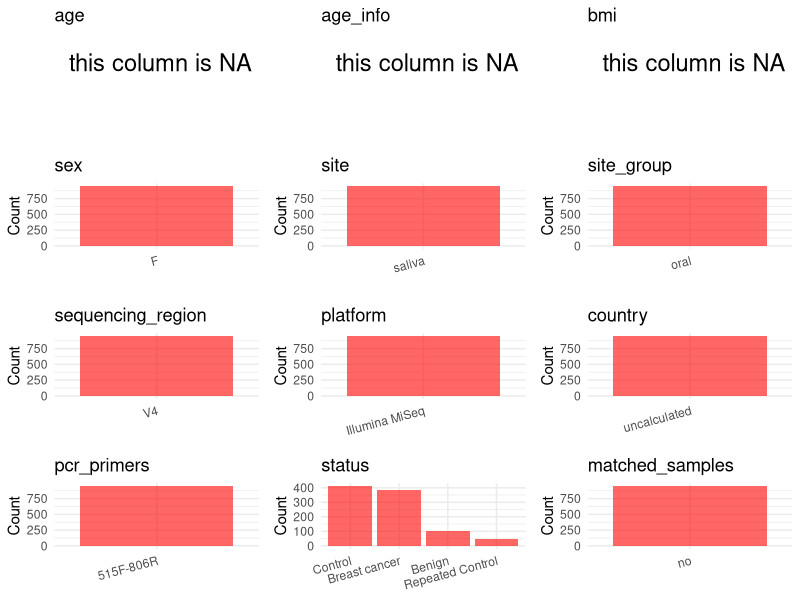

Source code (R): (Note: this script raises an error after producing the figure.)
## ---- chunk 1
# Load libraries
library(dplyr)
library(ggplot2)
library(cowplot)

# (1) Setting working directory
# EDIT HERE: change project_id for each study
project_id <- "PRJNA767189"

base_dir <- "/beegfs/huangxiaochang/global_oral/global-oral-microbiome/data/projects/"
setwd(file.path(base_dir, project_id))

# (2) Loading raw SRA metadata file
sra_file <- "SraRunTable.csv"
initial_meta <- read.csv("SraRunTable.csv", header = TRUE)

# (3) OPTIONAL: If extra metadata (e.g., Table.x or supplemental materials) are available from the article, you may need to merge the file with initial_meta manually. Below is example code for merging. Depending on the specific case of each study, you can customize the code as needed.
# supp_table <- read.csv("supplemental_table.csv", header = TRUE)
# initial_meta <- left_join(initial_meta, supp_table, by = merge_col_name)
## ---- chunk 2
# (1) Read the article in the following order: abstract, the beginning of the results section, and the methods. Understand the sample size, experimental design, and disease group overview. Clarify the sampling sites; for oral and gut samples, specify the exact sites like supragingival plaque, tongue, etc.

# (2) IMPORTANT: MUST go through each column of initial_meta
# head(initial_meta, 10)

# IMPORTANT: Check the unique values in the column of interest or query column.
# lapply(initial_meta[c('body_habitat', 'body_product', 'body_site')], table) # site
# table(initial_meta$host_subject_id) # subject id
# table(initial_meta$platform..exp.) # output is Illumina
# table(initial_meta$target_subfragment..exp.)
## ---- chunk 3
# (1) EDIT HERE: Parameter setup
# NOTE: This project has no lab control samples (blanks/positives) or non-human samples. Leave keywords empty to skip filtering.
control_column <- NA   # column name in initial_meta
# unique(initial_meta[[control_column]])  # uncomment to explore
control_keywords <- c()     # Enter exact keywords

species_column <- NA          # column name in initial_meta
# unique(initial_meta[[species_column]])  # uncomment to explore
non_human_keywords <- c()            # Enter exact keywords


# (2) Remove controls and non-human samples. DO NOT need to modify code in this part, just run it.
n_samples <- nrow(initial_meta)
# Control evaluation
if (length(control_keywords) > 0) {
  if (is.null(control_column) || control_column == "") {
    stop("Error: control_keywords provided but control_column is missing.")
  }

  if (!(control_column %in% colnames(initial_meta))) {
    stop(sprintf("Error: Column '%s' not found in initial_meta.", control_column))
  }

  control_pattern <- paste(control_keywords, collapse = "|")
  control_text <- initial_meta[[control_column]]
  is_control <- grepl(control_pattern, control_text)

} else {
  is_control <- rep(FALSE, n_samples)
}

# Non-human evaluation
if (length(non_human_keywords) > 0) {
  if (is.null(species_column) || species_column == "") {
    stop("Error: non_human_keywords provided but species_column is missing.")
  }

  if (!(species_column %in% colnames(initial_meta))) {
    stop(sprintf("Error: Column '%s' not found in initial_meta.", control_column))
  }

  non_human_pattern <- paste(non_human_keywords, collapse = "|")
  species_text <- initial_meta[[species_column]]
  is_non_human <- grepl(non_human_pattern, species_text)
} else {
  is_non_human <- rep(FALSE, n_samples)
}

# Execute removal
samples_to_remove <- is_control | is_non_human
initial_meta <- initial_meta[!samples_to_remove, ]

cat("Initial samples counts:",n_samples,"\n")
cat("Removed control samples:", sum(is_control), "\n")
cat("Removed non-human samples:", sum(is_non_human), "\n")
cat("Total samples removed ", sum(samples_to_remove), "\n")
cat("Remaining samples after Step 2:", nrow(initial_meta), "\n")
## ---- chunk 4
# Extract columns from initial_meta as follows:
# (1) No modification needed → extract directly.
# (2) Modification needed → create a column start with 'raw_' and mark the target column as "pending".
# (3) Need to find or determine based on the article.

metadata <- data.frame(
  bioproject = initial_meta$BioProject,
  sample_id = initial_meta$Run,
  subject_id = initial_meta$Sample.Name,
  age = NA,
  age_info = NA,
  bmi = NA,
  raw_sex = "F",
  sex = "pending",
  sequencing_region = "V4",
  platform = initial_meta$Instrument,
  country = initial_meta$geo_loc_name_country,
  raw_site = initial_meta$material,
  site = "pending",
  site_group = "pending",
  public_time = initial_meta$ReleaseDate,
  raw_status = initial_meta$sample_type,
  pcr_primers = NA,
  title = NA,
  disease_study = NA,
  status = "pending",
  matched_samples = "pending",
  is_time_series = "no",
  stringsAsFactors = FALSE
)

metadata$public_time <- as.Date(metadata$public_time)
## ---- chunk 5
# (1) Handle the columns with the `raw_` prefix.
# IMPORTANT: Add comments if the modification is not straightforward!!

# Extract site from raw_site
metadata$site <- tolower(metadata$raw_site)

# All subjects are female
metadata$sex <- "F"

# Remap status from sample_type
metadata$status <- gsub("Cancer", "Breast cancer", metadata$raw_status) # sample_type used 'Cancer'; remapped to specific disease name

# Add publication information
metadata$pcr_primers <- "515F-806R"
metadata$title <- "The oral microbiome and breast cancer and nonmalignant breast disease and its relationship with the fecal microbiome in the Ghana Breast Health Study"
metadata$disease_study <- "yes"

## ---- chunk 6
# (2) Filling the 'site_group' and 'matched_samples' columns
# editing site_group
unique(metadata$site)
# EDIT HERE: add oral sites
Oral_site = c("saliva", "mouth", "tongue coating", "supragingival plaque", "subgingival plaque", "oral swab", "denture", "tooth", "abscess pus", "adjacent periodontal pocket", "patient healthy crevice", "healthy control crevice", "gingival crevicular fluid", "subgingival plaque")
# EDIT HERE: add gut sites
Gut_site = c("feces", "stool")
# just run
metadata <- metadata %>%
  mutate(site_group = case_when(
    site %in% Oral_site ~ "oral",
    site %in% Gut_site ~ "gut",
    TRUE ~ "other"
  ))

# editing matched_samples, just run.
metadata$matched_samples <- ifelse(
  ave(metadata$subject_id, metadata$subject_id, FUN = length) > 1,
  "yes",
  "no"
)
## ---- chunk 7
# (3) check if there is pending value in metadata. If there is pending value, go on modify the metadata.
# Function to check if a column contains "pending"
has_pending <- function(col) {
  if (is.character(col) || is.factor(col)) {
    any(col == "pending", na.rm = TRUE)
  } else {
    FALSE
  }
}

# Check for any pending value
any_pending_value <- any(sapply(metadata, has_pending))

if (!any_pending_value) {
  message("Good! No cell contains the value 'pending'.")
} else {
  pending_cols <- names(metadata)[sapply(metadata, has_pending)]
  message("Columns containing 'pending': ", paste(pending_cols, collapse = ", "))
  message("Please continue to resolve these pending columns!")
}
## ---- chunk 8
# Select columns for visualization, just run
plot_data <- metadata %>%
  select(-bioproject, -sample_id, -subject_id, -title)

create_simple_plots <- function(data) {
  plots <- list()
  continuous_vars <- c("age", "bmi")

  for (col in colnames(data)) {
    if (all(is.na(data[[col]]))) {
      p <- ggplot() +
        annotate("text", x = 0.5, y = 0.5, label = "this column is NA", size = 6) +
        labs(title = col) +
        theme_void()
    } else if (col %in% continuous_vars && is.numeric(data[[col]])) {
      p <- ggplot(data, aes(x = .data[[col]])) +
        geom_histogram(fill = "blue", alpha = 0.6, bins = 20, na.rm = TRUE) +
        labs(title = col, x = col, y = "Count") +
        theme_minimal()
    } else {
      count_data <- as.data.frame(table(data[[col]], useNA = "ifany"))
      p <- ggplot(count_data, aes(x = reorder(Var1, -Freq), y = Freq)) +
        geom_col(fill = "red", alpha = 0.6) +
        labs(title = col, x = NULL, y = "Count") +
        theme_minimal() +
        theme(axis.text.x = element_text(angle = 15, hjust = 1))
    }
    plots[[col]] <- p
  }

  return(plots)
}

# Generate and arrange plots
plots <- create_simple_plots(plot_data)
p <- plot_grid(plots$age,
               plots$age_info,
               plots$bmi,
               plots$sex,
               plots$site,
               plots$site_group,
               plots$sequencing_region,
               plots$platform,
               plots$country,
               plots$pcr_primers,
               plots$status,
               plots$matched_samples,
               ncol = 3, align = "hv", axis = "lb")
ggsave("Metadata_Summary.png", plot = p, width = 8, height = 6, dpi = 150)
## ---- chunk 9
# Insert Metadata_Summary.png into the current Rmd output
knitr::include_graphics("Metadata_Summary.png")
## ---- chunk 10
# Reorder the data frame
fixed_cols <- c("bioproject", "sample_id", "subject_id", "age", "age_info",
                "bmi", "sex", "platform", "sequencing_region", "pcr_primers",
                "country", "site", "site_group", "disease_study", "status",
                "title", "public_time", "matched_samples", "is_time_series")
metadata <- metadata %>%
  select(all_of(fixed_cols), everything())

# save metadata
# head(metadata)
write.csv(metadata, file = "metadata_v2.csv", quote = TRUE, row.names = FALSE)
